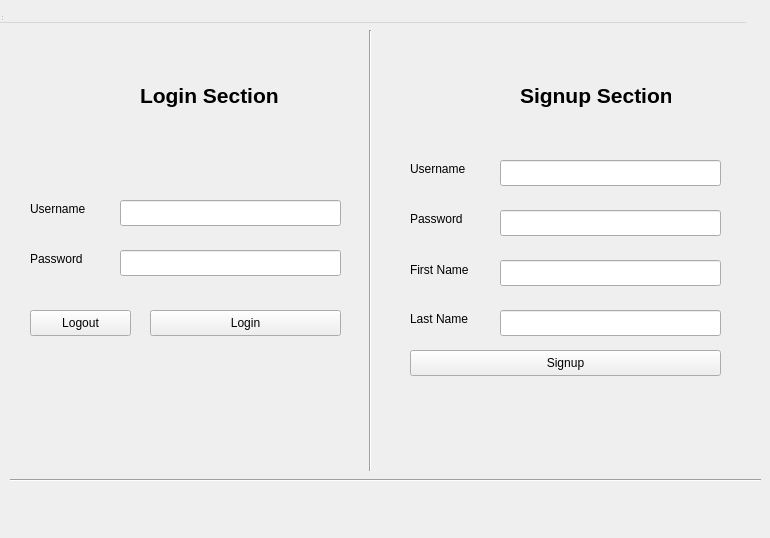
<?xml version="1.0" encoding="UTF-8"?>
<ui version="4.0">
 <class>AuthenticationForm</class>
 <widget class="QWidget" name="AuthenticationForm">
  <property name="geometry">
   <rect>
    <x>0</x>
    <y>0</y>
    <width>770</width>
    <height>538</height>
   </rect>
  </property>
  <property name="windowTitle">
   <string>Authentication</string>
  </property>
  <widget class="QWidget" name="centralwidget" native="true">
   <property name="geometry">
    <rect>
     <x>0</x>
     <y>20</y>
     <width>891</width>
     <height>521</height>
    </rect>
   </property>
   <widget class="QLineEdit" name="txtLoginUsername">
    <property name="geometry">
     <rect>
      <x>120</x>
      <y>180</y>
      <width>221</width>
      <height>26</height>
     </rect>
    </property>
   </widget>
   <widget class="QLabel" name="lblLoginUsername">
    <property name="geometry">
     <rect>
      <x>30</x>
      <y>180</y>
      <width>66</width>
      <height>18</height>
     </rect>
    </property>
    <property name="text">
     <string>Username</string>
    </property>
   </widget>
   <widget class="QLabel" name="lblLoginPassword">
    <property name="geometry">
     <rect>
      <x>30</x>
      <y>230</y>
      <width>66</width>
      <height>18</height>
     </rect>
    </property>
    <property name="text">
     <string>Password</string>
    </property>
   </widget>
   <widget class="QLineEdit" name="txtLoginPassword">
    <property name="geometry">
     <rect>
      <x>120</x>
      <y>230</y>
      <width>221</width>
      <height>26</height>
     </rect>
    </property>
   </widget>
   <widget class="QLabel" name="lblLoginSection">
    <property name="geometry">
     <rect>
      <x>140</x>
      <y>50</y>
      <width>151</width>
      <height>51</height>
     </rect>
    </property>
    <property name="font">
     <font>
      <pointsize>16</pointsize>
      <weight>75</weight>
      <bold>true</bold>
     </font>
    </property>
    <property name="text">
     <string>Login Section</string>
    </property>
   </widget>
   <widget class="QLabel" name="lblSignupPassword">
    <property name="geometry">
     <rect>
      <x>410</x>
      <y>190</y>
      <width>66</width>
      <height>18</height>
     </rect>
    </property>
    <property name="text">
     <string>Password</string>
    </property>
   </widget>
   <widget class="QLineEdit" name="txtSignupPassword">
    <property name="geometry">
     <rect>
      <x>500</x>
      <y>190</y>
      <width>221</width>
      <height>26</height>
     </rect>
    </property>
   </widget>
   <widget class="QLineEdit" name="txtSignupUsername">
    <property name="geometry">
     <rect>
      <x>500</x>
      <y>140</y>
      <width>221</width>
      <height>26</height>
     </rect>
    </property>
   </widget>
   <widget class="QLabel" name="lblSignupSection">
    <property name="geometry">
     <rect>
      <x>520</x>
      <y>50</y>
      <width>151</width>
      <height>51</height>
     </rect>
    </property>
    <property name="font">
     <font>
      <pointsize>16</pointsize>
      <weight>75</weight>
      <bold>true</bold>
     </font>
    </property>
    <property name="text">
     <string>Signup Section</string>
    </property>
   </widget>
   <widget class="QLabel" name="lblSignupUsername">
    <property name="geometry">
     <rect>
      <x>410</x>
      <y>140</y>
      <width>66</width>
      <height>18</height>
     </rect>
    </property>
    <property name="text">
     <string>Username</string>
    </property>
   </widget>
   <widget class="QLabel" name="lblFirstname">
    <property name="geometry">
     <rect>
      <x>410</x>
      <y>240</y>
      <width>81</width>
      <height>20</height>
     </rect>
    </property>
    <property name="text">
     <string>First Name</string>
    </property>
   </widget>
   <widget class="QLineEdit" name="txtSignupFirstname">
    <property name="geometry">
     <rect>
      <x>500</x>
      <y>240</y>
      <width>221</width>
      <height>26</height>
     </rect>
    </property>
   </widget>
   <widget class="QLabel" name="lblLastname">
    <property name="geometry">
     <rect>
      <x>410</x>
      <y>290</y>
      <width>81</width>
      <height>18</height>
     </rect>
    </property>
    <property name="text">
     <string>Last Name</string>
    </property>
   </widget>
   <widget class="QLineEdit" name="txtSignupLastname">
    <property name="geometry">
     <rect>
      <x>500</x>
      <y>290</y>
      <width>221</width>
      <height>26</height>
     </rect>
    </property>
   </widget>
   <widget class="Line" name="line">
    <property name="geometry">
     <rect>
      <x>360</x>
      <y>10</y>
      <width>21</width>
      <height>441</height>
     </rect>
    </property>
    <property name="orientation">
     <enum>Qt::Vertical</enum>
    </property>
   </widget>
   <widget class="QPushButton" name="btnLogin">
    <property name="geometry">
     <rect>
      <x>150</x>
      <y>290</y>
      <width>191</width>
      <height>26</height>
     </rect>
    </property>
    <property name="text">
     <string>Login</string>
    </property>
   </widget>
   <widget class="QPushButton" name="btnLogout">
    <property name="geometry">
     <rect>
      <x>30</x>
      <y>290</y>
      <width>101</width>
      <height>26</height>
     </rect>
    </property>
    <property name="text">
     <string>Logout</string>
    </property>
   </widget>
   <widget class="QPushButton" name="btnSignup">
    <property name="geometry">
     <rect>
      <x>410</x>
      <y>330</y>
      <width>311</width>
      <height>26</height>
     </rect>
    </property>
    <property name="text">
     <string>Signup</string>
    </property>
   </widget>
   <widget class="QLabel" name="lblResult">
    <property name="geometry">
     <rect>
      <x>110</x>
      <y>470</y>
      <width>551</width>
      <height>41</height>
     </rect>
    </property>
    <property name="font">
     <font>
      <pointsize>12</pointsize>
      <weight>75</weight>
      <bold>true</bold>
     </font>
    </property>
    <property name="text">
     <string/>
    </property>
    <property name="alignment">
     <set>Qt::AlignCenter</set>
    </property>
    <property name="wordWrap">
     <bool>true</bool>
    </property>
   </widget>
   <widget class="Line" name="line_2">
    <property name="geometry">
     <rect>
      <x>10</x>
      <y>450</y>
      <width>751</width>
      <height>20</height>
     </rect>
    </property>
    <property name="orientation">
     <enum>Qt::Horizontal</enum>
    </property>
   </widget>
  </widget>
  <widget class="QMenuBar" name="menubar">
   <property name="geometry">
    <rect>
     <x>0</x>
     <y>0</y>
     <width>746</width>
     <height>23</height>
    </rect>
   </property>
  </widget>
  <widget class="QStatusBar" name="statusbar">
   <property name="geometry">
    <rect>
     <x>0</x>
     <y>0</y>
     <width>3</width>
     <height>22</height>
    </rect>
   </property>
  </widget>
 </widget>
 <resources/>
 <connections/>
</ui>
